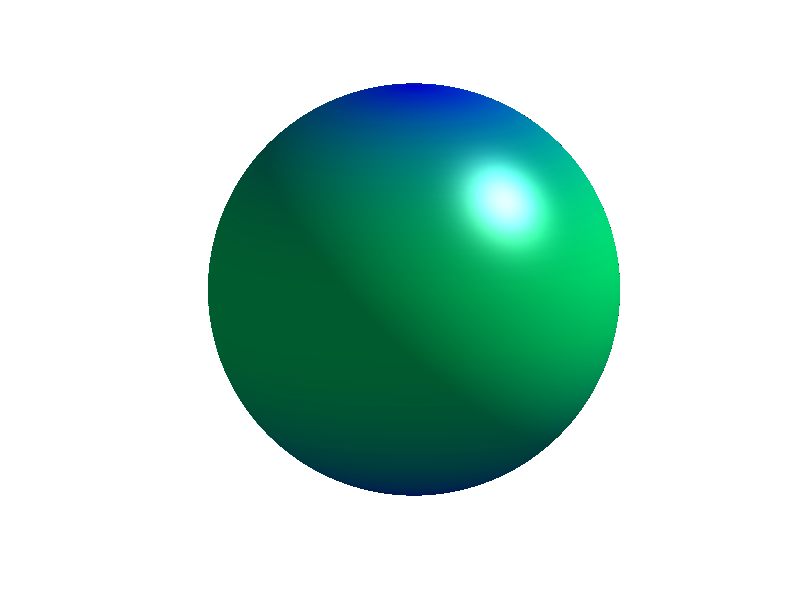

MATLAB code to generate this figure: (Note: this script raises an error after producing the figure.)
saveplot = 1;

%% Define the spherical grid

theta = 0:pi/200:pi;                   % polar angle
phi = 0:pi/100:2*pi;                   % azimuth angle

[phi,theta] = meshgrid(phi,theta);    % define the grid

%% Calculate the Spherical Harmonic

for degree = [0 1 2 3 4 5] %20 75]

%degree = 3;
order = 0;
amplitude = 30; %15/degree;
radius = 7;

Ymn = legendre(degree,cos(theta(:,1)));
Ymn = Ymn(order+1,:)';
yy = Ymn;

for kk = 2: size(theta,1)
    yy = [yy Ymn];
end

yy = yy.*cos(order*phi);  

order2 = max(max(abs(yy)));
rho = radius + amplitude*yy/order2;

r = rho.*sin(theta);    % convert to Cartesian coordinates
x = r.*cos(phi);
y = r.*sin(phi);
z = rho.*cos(theta);

%% Plot the Spherical Harmonic on the Surface of a Sphere

f = figure('Position', [0, 0, 1000, 1000]);%450, 500]);
if saveplot; set(f, 'Visible', 'off'); end
rabs = r;
rabs(rabs>=0) = rabs(rabs>=0)+10;
rabs(rabs<0) = rabs(rabs<0)-10;
s = surf(x,y,z,rabs);

h = light               %z add a light
lighting gouraud    % preferred lighting for a curved surface
axis equal off      % set axis equal and remove axis
%if degree == 2; lightangle(h, 100, 30); end
%if degree == 3; lightangle(h, 50, 30); end
%if degree == 4; lightangle(h, 0, 30); end
%if degree == 5; lightangle(h, -50, 30); end
%lightangle(h, -35, 30);
%lighting gourad 
view(10,10)         % set viewpoint
colormap winter%(2)
%colormap([[.976 .443 0]; [.02 .443 .69]]);
shading interp
%camzoom(1.5)        % zoom into scene

%% Animate the Surface

scale = [linspace(0, 1, 10) linspace(1, -1, 20) linspace(-1, 0, 10)];

path = strcat('plots/plot_sph_harm/');
if saveplot; mkdir(path); end

%for ii = 1:(length(scale)-1)
ii = 11%length(scale)/2
    
    rho = radius + scale(ii)*amplitude*yy/order2;   
   
    r = rho.*sin(theta);
    x = r.*cos(phi);       
    y = r.*sin(phi);
    z = rho.*cos(theta);
    
    s.XData = x;    % replace surface x values
    s.YData = y;    % replace surface y values
    s.ZData = z;    % replace surface z values
    
    if not(saveplot); pause(0.1); end
    
    if saveplot
        %set(gcf,'PaperUnits','inches','PaperPosition',[0 0 3.5 4]);
        %saveas(f, strcat(path, num2str(degree), '.pdf'))
        
        %set(gcf,'Units','Inches');
        %pos = get(gcf,'Position');
        %set(gcf,'PaperPositionMode','Auto','PaperUnits','Inches','PaperSize',[pos(3), pos(4)])
        %saveas(gcf, strcat(path, num2str(degree), '.png'))
        
        gcf.PaperPositionMode = 'auto';
        print(strcat(path, num2str(degree)), '-dpng', '-r0')
    end
%end

end

